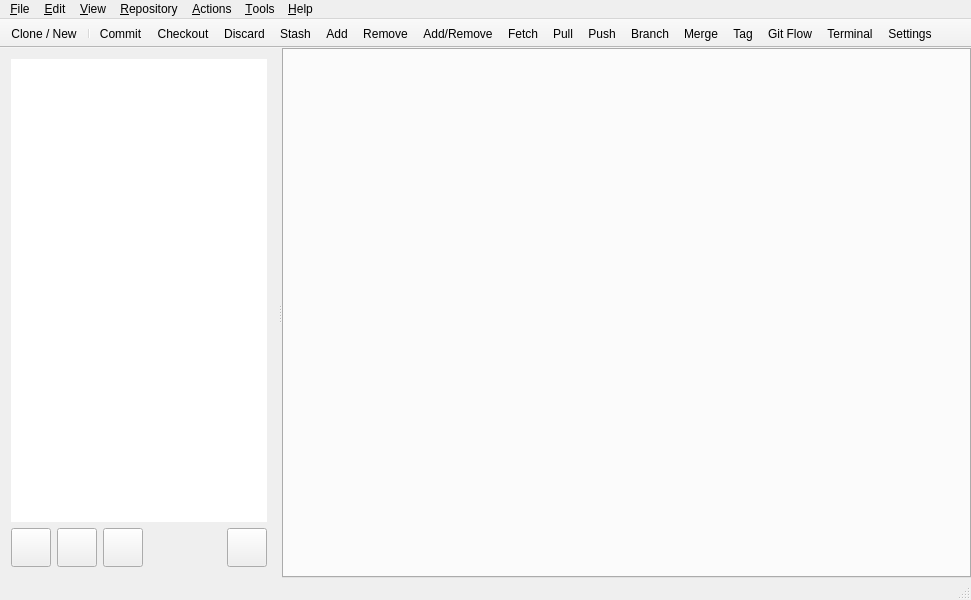
<?xml version="1.0" encoding="UTF-8"?>
<ui version="4.0">
 <class>QGitMasterMainWindow</class>
 <widget class="QMainWindow" name="QGitMasterMainWindow">
  <property name="geometry">
   <rect>
    <x>0</x>
    <y>0</y>
    <width>971</width>
    <height>600</height>
   </rect>
  </property>
  <property name="windowTitle">
   <string>Git Master</string>
  </property>
  <property name="windowIcon">
   <iconset resource="resource.qrc">
    <normaloff>:/images/window_icon.svg</normaloff>:/images/window_icon.svg</iconset>
  </property>
  <widget class="QWidget" name="centralWidget">
   <layout class="QVBoxLayout" name="verticalLayout">
    <property name="leftMargin">
     <number>0</number>
    </property>
    <property name="topMargin">
     <number>0</number>
    </property>
    <property name="rightMargin">
     <number>0</number>
    </property>
    <property name="bottomMargin">
     <number>0</number>
    </property>
    <item>
     <widget class="QSplitter" name="splitter">
      <property name="orientation">
       <enum>Qt::Horizontal</enum>
      </property>
      <widget class="QWidget" name="layoutWidget">
       <layout class="QGridLayout" name="gridLayout">
        <item row="1" column="0">
         <widget class="QToolButton" name="toolButton_NewRepository">
          <property name="toolTip">
           <string>Clone / New</string>
          </property>
          <property name="icon">
           <iconset resource="resource.qrc">
            <normaloff>:/images/database_add.svg</normaloff>:/images/database_add.svg</iconset>
          </property>
          <property name="iconSize">
           <size>
            <width>32</width>
            <height>32</height>
           </size>
          </property>
         </widget>
        </item>
        <item row="1" column="1">
         <widget class="QToolButton" name="toolButton_NewFolder">
          <property name="toolTip">
           <string>New Folder</string>
          </property>
          <property name="icon">
           <iconset resource="resource.qrc">
            <normaloff>:/images/repository_add_common.svg</normaloff>:/images/repository_add_common.svg</iconset>
          </property>
          <property name="iconSize">
           <size>
            <width>32</width>
            <height>32</height>
           </size>
          </property>
         </widget>
        </item>
        <item row="1" column="2">
         <widget class="QToolButton" name="toolButton_RemoveItem">
          <property name="toolTip">
           <string>Delete Item</string>
          </property>
          <property name="icon">
           <iconset resource="resource.qrc">
            <normaloff>:/images/remove.svg</normaloff>:/images/remove.svg</iconset>
          </property>
          <property name="iconSize">
           <size>
            <width>32</width>
            <height>32</height>
           </size>
          </property>
         </widget>
        </item>
        <item row="1" column="3">
         <spacer name="horizontalSpacer">
          <property name="orientation">
           <enum>Qt::Horizontal</enum>
          </property>
          <property name="sizeHint" stdset="0">
           <size>
            <width>40</width>
            <height>20</height>
           </size>
          </property>
         </spacer>
        </item>
        <item row="1" column="4">
         <widget class="QToolButton" name="toolButton_RepositorySettings">
          <property name="toolTip">
           <string>Repository Settings</string>
          </property>
          <property name="icon">
           <iconset resource="resource.qrc">
            <normaloff>:/images/database_settings.svg</normaloff>:/images/database_settings.svg</iconset>
          </property>
          <property name="iconSize">
           <size>
            <width>32</width>
            <height>32</height>
           </size>
          </property>
         </widget>
        </item>
        <item row="0" column="0" colspan="5">
         <widget class="QGitRepoTreeWidget" name="treeWidget">
          <property name="styleSheet">
           <string notr="true">border-color:none</string>
          </property>
          <property name="frameShape">
           <enum>QFrame::NoFrame</enum>
          </property>
          <property name="verticalScrollMode">
           <enum>QAbstractItemView::ScrollPerPixel</enum>
          </property>
          <attribute name="headerVisible">
           <bool>false</bool>
          </attribute>
          <column>
           <property name="text">
            <string notr="true">1</string>
           </property>
          </column>
         </widget>
        </item>
       </layout>
      </widget>
      <widget class="QTabWidget" name="tabWidget">
       <property name="sizePolicy">
        <sizepolicy hsizetype="Expanding" vsizetype="Expanding">
         <horstretch>1</horstretch>
         <verstretch>0</verstretch>
        </sizepolicy>
       </property>
       <property name="styleSheet">
        <string notr="true">backgrouund: .QMenuBar.background</string>
       </property>
       <property name="tabsClosable">
        <bool>true</bool>
       </property>
      </widget>
     </widget>
    </item>
   </layout>
  </widget>
  <widget class="QMenuBar" name="menuBar">
   <property name="geometry">
    <rect>
     <x>0</x>
     <y>0</y>
     <width>971</width>
     <height>23</height>
    </rect>
   </property>
   <widget class="QMenu" name="menu_File">
    <property name="title">
     <string>&amp;File</string>
    </property>
    <addaction name="actionCloneNew"/>
    <addaction name="actionOpen"/>
    <addaction name="separator"/>
    <addaction name="actionOpen_Bookmarked"/>
    <addaction name="separator"/>
    <addaction name="actionExit"/>
   </widget>
   <widget class="QMenu" name="menu_Edit">
    <property name="title">
     <string>&amp;Edit</string>
    </property>
    <addaction name="actionUndo"/>
    <addaction name="actionRedo"/>
    <addaction name="separator"/>
    <addaction name="actionCut"/>
    <addaction name="actionCopy"/>
    <addaction name="actionPaste"/>
    <addaction name="actionSelect_All"/>
   </widget>
   <widget class="QMenu" name="menu_View">
    <property name="title">
     <string>&amp;View</string>
    </property>
    <widget class="QMenu" name="menu_Themes">
     <property name="title">
      <string>&amp;Themes</string>
     </property>
    </widget>
    <addaction name="actionShow_Hide_Bookmarks"/>
    <addaction name="actionShow_Hosted_Repositories"/>
    <addaction name="actionRefresh"/>
    <addaction name="separator"/>
    <addaction name="actionClose_Tab"/>
    <addaction name="actionNext_Tab"/>
    <addaction name="actionPrevious_Tab"/>
    <addaction name="separator"/>
    <addaction name="actionFile_Status_View"/>
    <addaction name="actionLog_View"/>
    <addaction name="actionSearch_View"/>
    <addaction name="separator"/>
    <addaction name="menu_Themes"/>
    <addaction name="separator"/>
    <addaction name="actionFull_Screen"/>
   </widget>
   <widget class="QMenu" name="menu_Repository">
    <property name="title">
     <string>&amp;Repository</string>
    </property>
    <addaction name="actionSettingsRepository"/>
    <addaction name="separator"/>
    <addaction name="actionCommit"/>
    <addaction name="actionDiscard"/>
    <addaction name="actionStash"/>
    <addaction name="separator"/>
    <addaction name="actionPush"/>
    <addaction name="actionPull"/>
    <addaction name="actionFetch"/>
    <addaction name="separator"/>
    <addaction name="actionCheckout"/>
    <addaction name="separator"/>
    <addaction name="actionBranch"/>
    <addaction name="actionMerge"/>
    <addaction name="actionTag"/>
    <addaction name="separator"/>
    <addaction name="actionAdd_Remote"/>
    <addaction name="actionAdd_Submodule"/>
    <addaction name="separator"/>
    <addaction name="actionGit_Flow_2"/>
    <addaction name="actionCreate_pullrequest"/>
   </widget>
   <widget class="QMenu" name="menu_Actions">
    <property name="title">
     <string>&amp;Actions</string>
    </property>
    <addaction name="actionOpen_2"/>
    <addaction name="actionShow_in_File_manager"/>
    <addaction name="actionShow_in_Terminal"/>
    <addaction name="separator"/>
    <addaction name="actionExternal_Diff"/>
    <addaction name="separator"/>
    <addaction name="actionAdd_2"/>
    <addaction name="separator"/>
    <addaction name="actionRemove_2"/>
    <addaction name="actionUnstage_from_index"/>
    <addaction name="actionAdd_Remove_2"/>
    <addaction name="actionStop_Tracking"/>
    <addaction name="actionIgnore"/>
    <addaction name="actionCommit_Selected"/>
    <addaction name="actionDiscard_Selected"/>
    <addaction name="separator"/>
    <addaction name="actionContinue_Rebase"/>
    <addaction name="separator"/>
    <addaction name="actionLog_Selected"/>
    <addaction name="actionBlame_Selected"/>
    <addaction name="separator"/>
    <addaction name="actionCopy_2"/>
    <addaction name="actionMove"/>
   </widget>
   <widget class="QMenu" name="menu_Tools">
    <property name="title">
     <string>&amp;Tools</string>
    </property>
    <addaction name="actionOptions"/>
   </widget>
   <widget class="QMenu" name="menu_Help">
    <property name="title">
     <string>&amp;Help</string>
    </property>
    <addaction name="action_About"/>
   </widget>
   <addaction name="menu_File"/>
   <addaction name="menu_Edit"/>
   <addaction name="menu_View"/>
   <addaction name="menu_Repository"/>
   <addaction name="menu_Actions"/>
   <addaction name="menu_Tools"/>
   <addaction name="menu_Help"/>
  </widget>
  <widget class="QToolBar" name="mainToolBar">
   <property name="movable">
    <bool>false</bool>
   </property>
   <property name="iconSize">
    <size>
     <width>32</width>
     <height>32</height>
    </size>
   </property>
   <property name="toolButtonStyle">
    <enum>Qt::ToolButtonTextUnderIcon</enum>
   </property>
   <property name="floatable">
    <bool>false</bool>
   </property>
   <attribute name="toolBarArea">
    <enum>TopToolBarArea</enum>
   </attribute>
   <attribute name="toolBarBreak">
    <bool>false</bool>
   </attribute>
   <addaction name="actionCloneNew"/>
   <addaction name="separator"/>
   <addaction name="actionCommit"/>
   <addaction name="actionCheckout"/>
   <addaction name="actionDiscard"/>
   <addaction name="actionStash"/>
   <addaction name="actionAdd"/>
   <addaction name="actionRemove"/>
   <addaction name="actionAdd_Remove"/>
   <addaction name="actionFetch"/>
   <addaction name="actionPull"/>
   <addaction name="actionPush"/>
   <addaction name="actionBranch"/>
   <addaction name="actionMerge"/>
   <addaction name="actionTag"/>
   <addaction name="actionGit_Flow"/>
   <addaction name="actionTerminal"/>
   <addaction name="actionSettings"/>
  </widget>
  <widget class="QStatusBar" name="statusBar"/>
  <action name="actionCloneNew">
   <property name="icon">
    <iconset resource="resource.qrc">
     <normaloff>:/toolbar/clone</normaloff>:/toolbar/clone</iconset>
   </property>
   <property name="text">
    <string>Clone / New</string>
   </property>
   <property name="shortcut">
    <string>Ctrl+N</string>
   </property>
  </action>
  <action name="actionCommit">
   <property name="icon">
    <iconset resource="resource.qrc">
     <normaloff>:/toolbar/commit</normaloff>:/toolbar/commit</iconset>
   </property>
   <property name="text">
    <string>Commit</string>
   </property>
  </action>
  <action name="actionCheckout">
   <property name="icon">
    <iconset resource="resource.qrc">
     <normaloff>:/toolbar/checkout</normaloff>:/toolbar/checkout</iconset>
   </property>
   <property name="text">
    <string>Checkout</string>
   </property>
  </action>
  <action name="actionDiscard">
   <property name="icon">
    <iconset resource="resource.qrc">
     <normaloff>:/toolbar/discard</normaloff>:/toolbar/discard</iconset>
   </property>
   <property name="text">
    <string>Discard</string>
   </property>
  </action>
  <action name="actionStash">
   <property name="icon">
    <iconset resource="resource.qrc">
     <normaloff>:/toolbar/stash</normaloff>:/toolbar/stash</iconset>
   </property>
   <property name="text">
    <string>Stash</string>
   </property>
  </action>
  <action name="actionAdd">
   <property name="icon">
    <iconset resource="resource.qrc">
     <normaloff>:/toolbar/add</normaloff>:/toolbar/add</iconset>
   </property>
   <property name="text">
    <string>Add</string>
   </property>
  </action>
  <action name="actionRemove">
   <property name="icon">
    <iconset resource="resource.qrc">
     <normaloff>:/toolbar/remove</normaloff>:/toolbar/remove</iconset>
   </property>
   <property name="text">
    <string>Remove</string>
   </property>
  </action>
  <action name="actionAdd_Remove">
   <property name="icon">
    <iconset resource="resource.qrc">
     <normaloff>:/toolbar/add_remove</normaloff>:/toolbar/add_remove</iconset>
   </property>
   <property name="text">
    <string>Add/Remove</string>
   </property>
  </action>
  <action name="actionFetch">
   <property name="icon">
    <iconset resource="resource.qrc">
     <normaloff>:/toolbar/fetch</normaloff>:/toolbar/fetch</iconset>
   </property>
   <property name="text">
    <string>Fetch</string>
   </property>
  </action>
  <action name="actionPull">
   <property name="icon">
    <iconset resource="resource.qrc">
     <normaloff>:/toolbar/pull</normaloff>:/toolbar/pull</iconset>
   </property>
   <property name="text">
    <string>Pull</string>
   </property>
  </action>
  <action name="actionPush">
   <property name="icon">
    <iconset resource="resource.qrc">
     <normaloff>:/toolbar/push</normaloff>:/toolbar/push</iconset>
   </property>
   <property name="text">
    <string>Push</string>
   </property>
  </action>
  <action name="actionBranch">
   <property name="icon">
    <iconset resource="resource.qrc">
     <normaloff>:/toolbar/branch</normaloff>:/toolbar/branch</iconset>
   </property>
   <property name="text">
    <string>Branch</string>
   </property>
  </action>
  <action name="actionMerge">
   <property name="icon">
    <iconset resource="resource.qrc">
     <normaloff>:/toolbar/merge</normaloff>:/toolbar/merge</iconset>
   </property>
   <property name="text">
    <string>Merge</string>
   </property>
  </action>
  <action name="actionTag">
   <property name="icon">
    <iconset resource="resource.qrc">
     <normaloff>:/toolbar/tag</normaloff>:/toolbar/tag</iconset>
   </property>
   <property name="text">
    <string>Tag</string>
   </property>
  </action>
  <action name="actionGit_Flow">
   <property name="icon">
    <iconset resource="resource.qrc">
     <normaloff>:/toolbar/git_flow</normaloff>:/toolbar/git_flow</iconset>
   </property>
   <property name="text">
    <string>Git Flow</string>
   </property>
  </action>
  <action name="actionTerminal">
   <property name="icon">
    <iconset resource="resource.qrc">
     <normaloff>:/toolbar/terminal</normaloff>:/toolbar/terminal</iconset>
   </property>
   <property name="text">
    <string>Terminal</string>
   </property>
  </action>
  <action name="actionSettings">
   <property name="icon">
    <iconset resource="resource.qrc">
     <normaloff>:/toolbar/settings</normaloff>:/toolbar/settings</iconset>
   </property>
   <property name="text">
    <string>Settings</string>
   </property>
  </action>
  <action name="actionNewFolderRepository">
   <property name="text">
    <string>New Repository Folder</string>
   </property>
  </action>
  <action name="actionDeleteRepository">
   <property name="text">
    <string>Delete Repository</string>
   </property>
  </action>
  <action name="actionSettingsRepository">
   <property name="text">
    <string>Repository Settings</string>
   </property>
  </action>
  <action name="actionOpen">
   <property name="text">
    <string>Open...</string>
   </property>
  </action>
  <action name="actionOpen_Bookmarked">
   <property name="text">
    <string>Bookmark Open Repositories</string>
   </property>
  </action>
  <action name="actionExit">
   <property name="text">
    <string>Exit</string>
   </property>
  </action>
  <action name="actionUndo">
   <property name="text">
    <string>Undo</string>
   </property>
   <property name="shortcut">
    <string>Ctrl+Z</string>
   </property>
  </action>
  <action name="actionRedo">
   <property name="text">
    <string>Redo</string>
   </property>
   <property name="shortcut">
    <string>Ctrl+Y</string>
   </property>
  </action>
  <action name="actionCut">
   <property name="text">
    <string>Cut</string>
   </property>
   <property name="shortcut">
    <string>Ctrl+X, Shift+Del</string>
   </property>
  </action>
  <action name="actionCopy">
   <property name="text">
    <string>Copy</string>
   </property>
   <property name="shortcut">
    <string>Ctrl+C, Ctrl+Ins</string>
   </property>
  </action>
  <action name="actionPaste">
   <property name="text">
    <string>Paste</string>
   </property>
   <property name="shortcut">
    <string>Ctrl+V, Shift+Ins</string>
   </property>
  </action>
  <action name="actionSelect_All">
   <property name="text">
    <string>Select All</string>
   </property>
   <property name="shortcut">
    <string>Ctrl+A</string>
   </property>
  </action>
  <action name="actionShow_Hide_Bookmarks">
   <property name="text">
    <string>Show/Hide Bookmarks</string>
   </property>
   <property name="shortcut">
    <string>F3</string>
   </property>
  </action>
  <action name="actionShow_Hosted_Repositories">
   <property name="text">
    <string>Show Hosted Repositories</string>
   </property>
   <property name="shortcut">
    <string>F4</string>
   </property>
  </action>
  <action name="actionRefresh">
   <property name="text">
    <string>Refresh</string>
   </property>
   <property name="shortcut">
    <string>F5</string>
   </property>
  </action>
  <action name="actionClose_Tab">
   <property name="text">
    <string>Close Tab</string>
   </property>
  </action>
  <action name="actionNext_Tab">
   <property name="text">
    <string>Next Tab</string>
   </property>
   <property name="shortcut">
    <string>F8</string>
   </property>
  </action>
  <action name="actionPrevious_Tab">
   <property name="text">
    <string>Previous Tab</string>
   </property>
   <property name="shortcut">
    <string>F7</string>
   </property>
  </action>
  <action name="actionFile_Status_View">
   <property name="text">
    <string>File Status View</string>
   </property>
  </action>
  <action name="actionLog_View">
   <property name="text">
    <string>Log View</string>
   </property>
  </action>
  <action name="actionSearch_View">
   <property name="text">
    <string>Search View</string>
   </property>
  </action>
  <action name="actionFull_Screen">
   <property name="checkable">
    <bool>true</bool>
   </property>
   <property name="text">
    <string>Fullscreen</string>
   </property>
   <property name="shortcut">
    <string>F11</string>
   </property>
  </action>
  <action name="actionRefresh_Repository_Status">
   <property name="text">
    <string>Refresh Repository Status</string>
   </property>
  </action>
  <action name="action_About">
   <property name="text">
    <string>&amp;About</string>
   </property>
   <property name="shortcut">
    <string>F1</string>
   </property>
  </action>
  <action name="actionOptions">
   <property name="text">
    <string>&amp;Options</string>
   </property>
  </action>
  <action name="actionAdd_Remote">
   <property name="text">
    <string>Add Remote</string>
   </property>
  </action>
  <action name="actionAdd_Submodule">
   <property name="text">
    <string>Add Submodule</string>
   </property>
  </action>
  <action name="actionGit_Flow_2">
   <property name="text">
    <string>Git Flow</string>
   </property>
  </action>
  <action name="actionCreate_pullrequest">
   <property name="text">
    <string>Create pullrequest</string>
   </property>
  </action>
  <action name="actionOpen_2">
   <property name="text">
    <string>Open</string>
   </property>
  </action>
  <action name="actionShow_in_File_manager">
   <property name="text">
    <string>Show in File manager</string>
   </property>
  </action>
  <action name="actionShow_in_Terminal">
   <property name="text">
    <string>Show in Terminal</string>
   </property>
  </action>
  <action name="actionExternal_Diff">
   <property name="text">
    <string>External Diff</string>
   </property>
  </action>
  <action name="actionAdd_2">
   <property name="text">
    <string>Add</string>
   </property>
  </action>
  <action name="actionRemove_2">
   <property name="text">
    <string>Remove</string>
   </property>
  </action>
  <action name="actionUnstage_from_index">
   <property name="text">
    <string>Unstage from index</string>
   </property>
  </action>
  <action name="actionAdd_Remove_2">
   <property name="text">
    <string>Add/Remove</string>
   </property>
  </action>
  <action name="actionStop_Tracking">
   <property name="text">
    <string>Stop Tracking</string>
   </property>
  </action>
  <action name="actionIgnore">
   <property name="text">
    <string>Ignore</string>
   </property>
  </action>
  <action name="actionCommit_Selected">
   <property name="text">
    <string>Commit Selected</string>
   </property>
  </action>
  <action name="actionDiscard_Selected">
   <property name="text">
    <string>Discard Selected</string>
   </property>
  </action>
  <action name="actionContinue_Rebase">
   <property name="text">
    <string>Continue Rebase</string>
   </property>
  </action>
  <action name="actionLog_Selected">
   <property name="text">
    <string>Log Selected</string>
   </property>
  </action>
  <action name="actionBlame_Selected">
   <property name="text">
    <string>Blame Selected</string>
   </property>
  </action>
  <action name="actionCopy_2">
   <property name="text">
    <string>Copy</string>
   </property>
  </action>
  <action name="actionMove">
   <property name="text">
    <string>Move</string>
   </property>
  </action>
 </widget>
 <layoutdefault spacing="6" margin="11"/>
 <customwidgets>
  <customwidget>
   <class>QGitRepoTreeWidget</class>
   <extends>QTreeWidget</extends>
   <header>qgitrepotreewidget.h</header>
  </customwidget>
 </customwidgets>
 <resources>
  <include location="resource.qrc"/>
 </resources>
 <connections>
  <connection>
   <sender>toolButton_NewRepository</sender>
   <signal>clicked()</signal>
   <receiver>actionCloneNew</receiver>
   <slot>trigger()</slot>
   <hints>
    <hint type="sourcelabel">
     <x>19</x>
     <y>556</y>
    </hint>
    <hint type="destinationlabel">
     <x>-1</x>
     <y>-1</y>
    </hint>
   </hints>
  </connection>
  <connection>
   <sender>toolButton_NewFolder</sender>
   <signal>clicked()</signal>
   <receiver>actionNewFolderRepository</receiver>
   <slot>trigger()</slot>
   <hints>
    <hint type="sourcelabel">
     <x>63</x>
     <y>556</y>
    </hint>
    <hint type="destinationlabel">
     <x>-1</x>
     <y>-1</y>
    </hint>
   </hints>
  </connection>
  <connection>
   <sender>toolButton_RemoveItem</sender>
   <signal>clicked()</signal>
   <receiver>actionDeleteRepository</receiver>
   <slot>trigger()</slot>
   <hints>
    <hint type="sourcelabel">
     <x>107</x>
     <y>556</y>
    </hint>
    <hint type="destinationlabel">
     <x>-1</x>
     <y>-1</y>
    </hint>
   </hints>
  </connection>
  <connection>
   <sender>toolButton_RepositorySettings</sender>
   <signal>clicked()</signal>
   <receiver>actionSettingsRepository</receiver>
   <slot>trigger()</slot>
   <hints>
    <hint type="sourcelabel">
     <x>256</x>
     <y>575</y>
    </hint>
    <hint type="destinationlabel">
     <x>-1</x>
     <y>-1</y>
    </hint>
   </hints>
  </connection>
  <connection>
   <sender>actionExit</sender>
   <signal>triggered()</signal>
   <receiver>QGitMasterMainWindow</receiver>
   <slot>close()</slot>
   <hints>
    <hint type="sourcelabel">
     <x>-1</x>
     <y>-1</y>
    </hint>
    <hint type="destinationlabel">
     <x>485</x>
     <y>299</y>
    </hint>
   </hints>
  </connection>
 </connections>
</ui>
